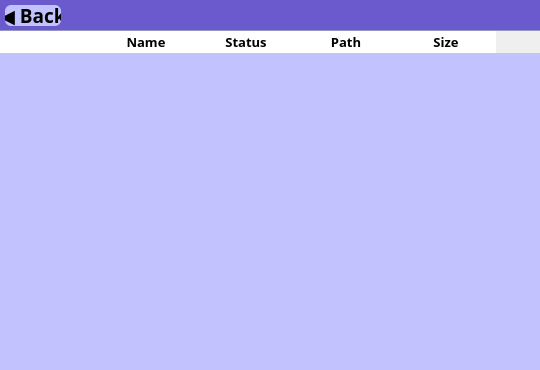
<?xml version="1.0" encoding="UTF-8"?>
<ui version="4.0">
 <class>MainWindow</class>
 <widget class="QMainWindow" name="MainWindow">
  <property name="geometry">
   <rect>
    <x>0</x>
    <y>0</y>
    <width>540</width>
    <height>370</height>
   </rect>
  </property>
  <property name="windowTitle">
   <string>MainWindow</string>
  </property>
  <property name="styleSheet">
   <string notr="true">#widget1{
	background-color: rgb(106, 90, 205)
}

#table2{
	background-color: rgb(194, 194, 255)
}

#backbutton{
	background-color: rgb(194, 194, 255);
	color: black;
	border: none;
	border-radius: 6
}</string>
  </property>
  <widget class="QWidget" name="centralwidget">
   <widget class="QWidget" name="widget1" native="true">
    <property name="geometry">
     <rect>
      <x>0</x>
      <y>0</y>
      <width>541</width>
      <height>31</height>
     </rect>
    </property>
    <property name="styleSheet">
     <string notr="true"/>
    </property>
    <widget class="QPushButton" name="backbutton">
     <property name="geometry">
      <rect>
       <x>5</x>
       <y>5</y>
       <width>56</width>
       <height>21</height>
      </rect>
     </property>
     <property name="font">
      <font>
       <family>Agency FB</family>
       <pointsize>14</pointsize>
       <weight>75</weight>
       <bold>true</bold>
      </font>
     </property>
     <property name="text">
      <string>◀ Back</string>
     </property>
    </widget>
   </widget>
   <widget class="QWidget" name="widget2" native="true">
    <property name="geometry">
     <rect>
      <x>0</x>
      <y>29</y>
      <width>541</width>
      <height>341</height>
     </rect>
    </property>
    <widget class="QTableWidget" name="table2">
     <property name="geometry">
      <rect>
       <x>-5</x>
       <y>1</y>
       <width>551</width>
       <height>341</height>
      </rect>
     </property>
     <property name="styleSheet">
      <string notr="true">QHeaderView::section {
    background-color: rgb(255, 255, 255);
	border: none
}</string>
     </property>
     <column>
      <property name="text">
       <string/>
      </property>
     </column>
     <column>
      <property name="text">
       <string>Name</string>
      </property>
      <property name="font">
       <font>
        <family>Agency FB</family>
        <pointsize>10</pointsize>
        <weight>75</weight>
        <bold>true</bold>
       </font>
      </property>
     </column>
     <column>
      <property name="text">
       <string>Status</string>
      </property>
      <property name="font">
       <font>
        <family>Agency FB</family>
        <pointsize>10</pointsize>
        <weight>75</weight>
        <bold>true</bold>
       </font>
      </property>
     </column>
     <column>
      <property name="text">
       <string>Path</string>
      </property>
      <property name="font">
       <font>
        <family>Agency FB</family>
        <pointsize>10</pointsize>
        <weight>75</weight>
        <bold>true</bold>
       </font>
      </property>
     </column>
     <column>
      <property name="text">
       <string>Size</string>
      </property>
      <property name="font">
       <font>
        <family>Agency FB</family>
        <pointsize>10</pointsize>
        <weight>75</weight>
        <bold>true</bold>
       </font>
      </property>
     </column>
    </widget>
   </widget>
  </widget>
 </widget>
 <resources/>
 <connections/>
</ui>
